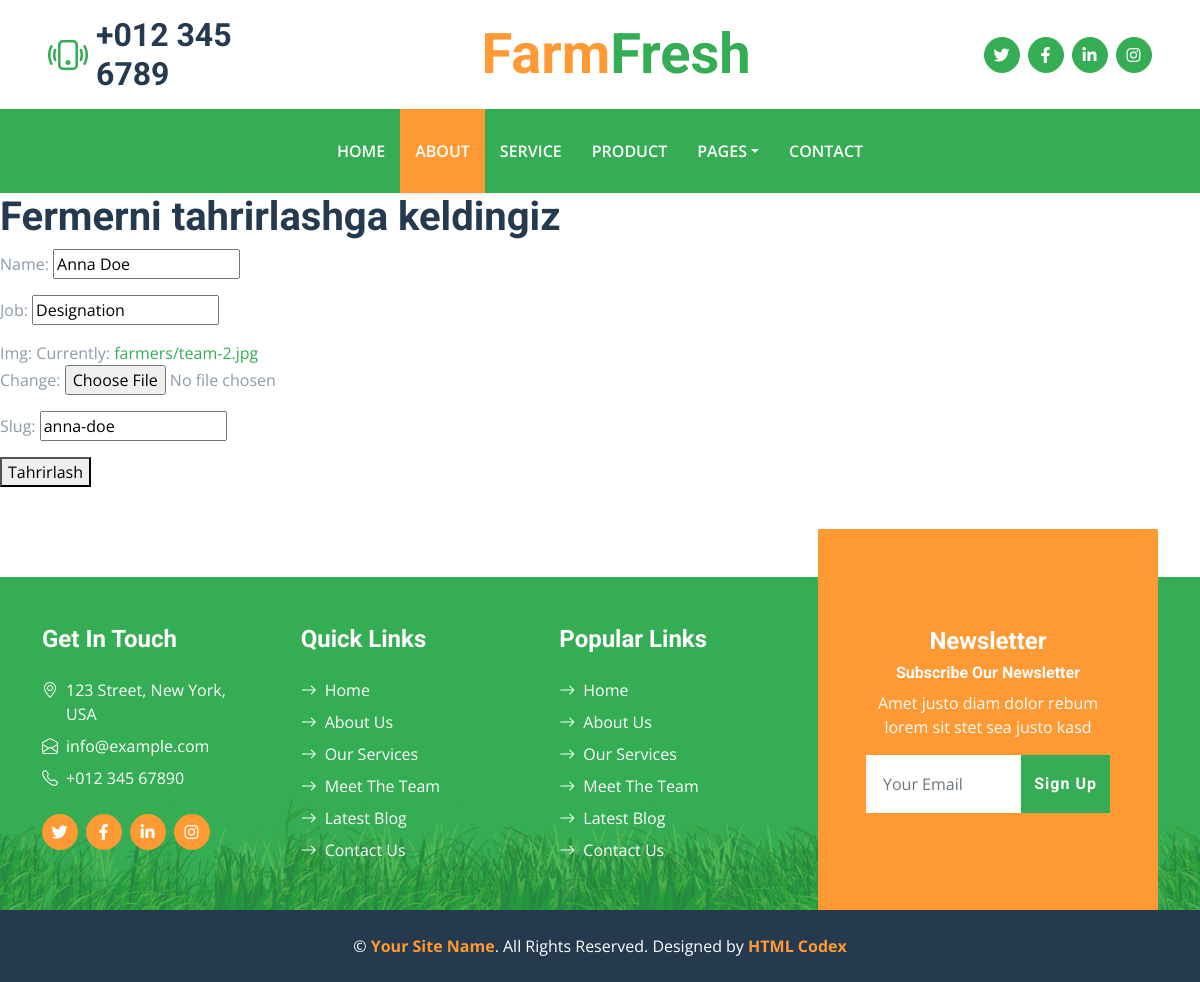
The app's page /home8/update/anna-doe/ with its own data.
### farmapp/models.py (models this page shows, shortened)
class Farmers(models.Model):
    name =  models.CharField(max_length=200)
    job = models.CharField(max_length=200)
    img = models.ImageField(upload_to='farmers/')
    slug = models.SlugField(max_length=200)

### farmapp/views.py (the view)
# urls.py: path('home8/update/<slug>/', FarmersUpdateView.as_view(), name='FarmersUpdateView'),
class FarmersUpdateView(UpdateView):
    model = Farmers
    fields = ('__all__')
    template_name = 'Change_templates/FarmersUpdateView.html'

### templates/Change_templates/FarmersUpdateView.html
{% extends "base.html" %}
{% load static %}
{% block content %}
<h1>Fermerni tahrirlashga keldingiz</h1>
<form method="post">{% csrf_token %}
    {{form.as_p}}
    <button type='submit'>Tahrirlash</button>
</form>
{% endblock content %}

### static/css/style.css (style rules this page uses)
:root { --primary: #34AD54; --secondary: #FF9933; --light: #F6FFF2; --dark: #263A4F; }

### records on screen
Farmers: name "Anna Doe", job "Designation", slug "anna-doe"
